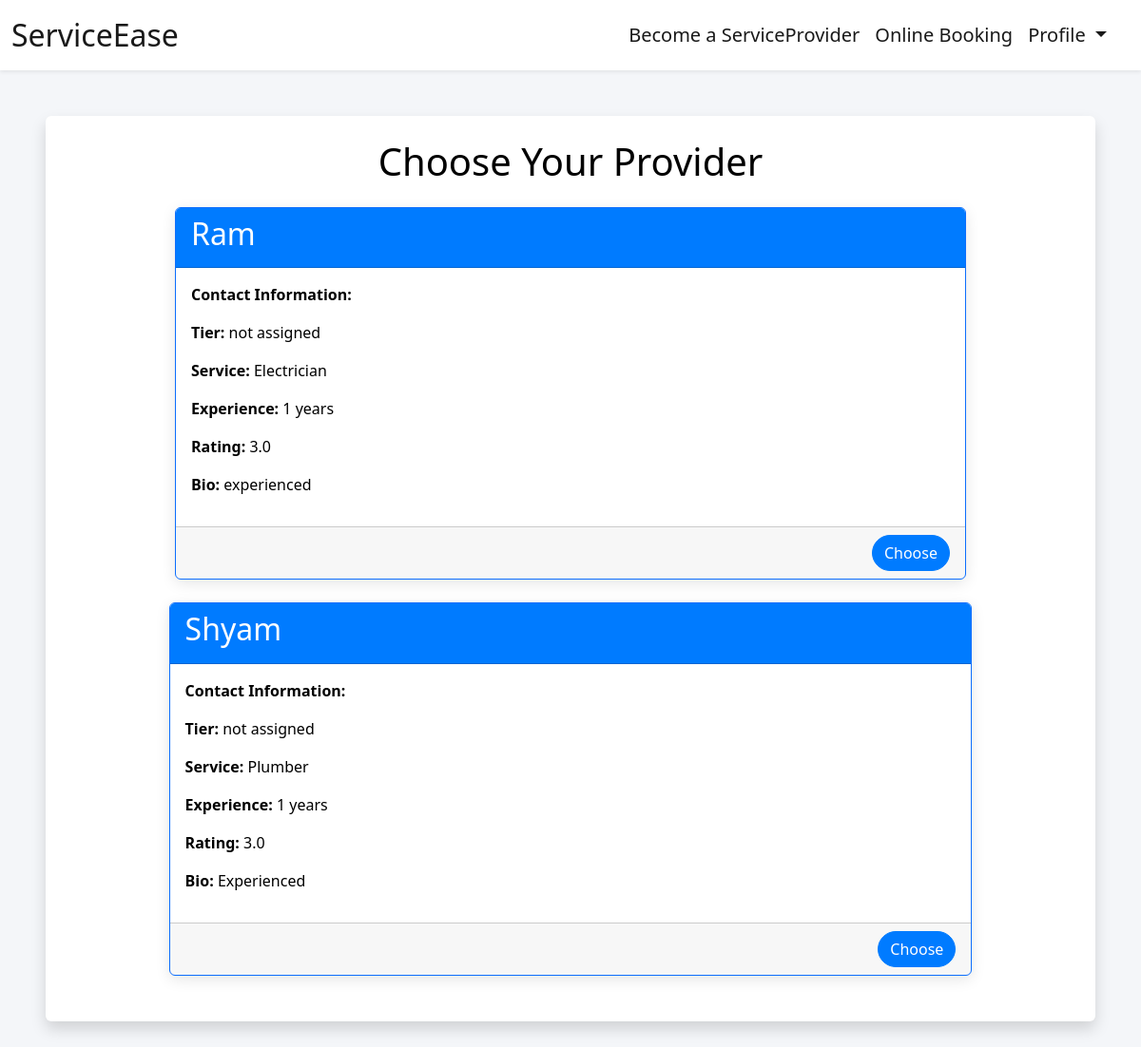
The app's page /booking/booking-submit (signed in), older data.
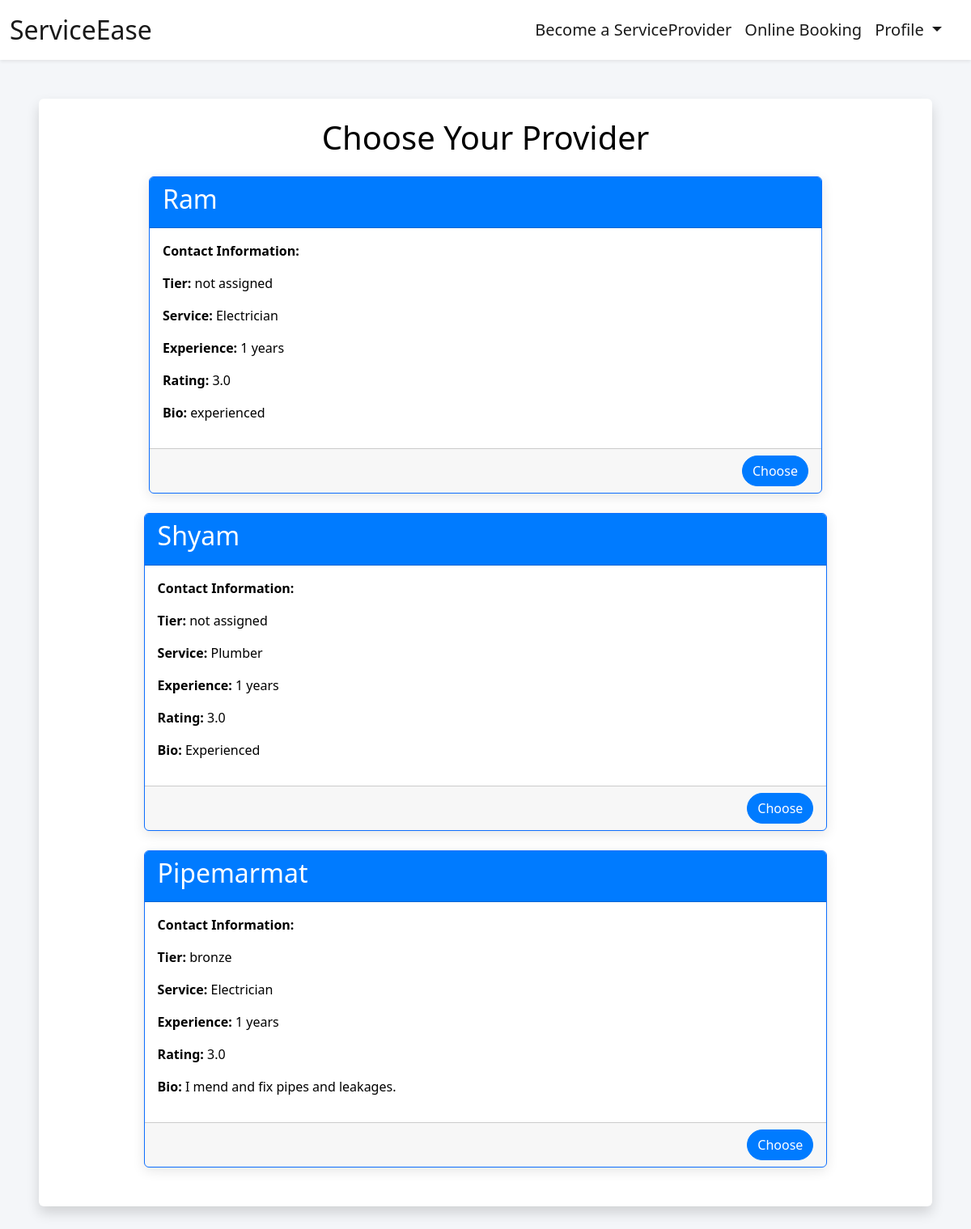
The same page, newer data.
### booking/models.py (models this page shows, shortened)
class Staff(models.Model):
    name = models.CharField(max_length=100)
    contact_number = models.CharField(max_length=100)
    inquiry_message = models.TextField(default="")
    assigned_user= models.CharField(max_length=100,default="")
    timestamp = models.DateTimeField(auto_now_add=True,
                                    auto_now=False,
                                    blank=True
                                     )
    tier = models.CharField(max_length=50,default="Not assigned")
    service = models.CharField(max_length=100)
    bio = models.TextField(default='')
    experience = models.IntegerField(default='1')
    rating = models.FloatField(default='3')
    TIER_CHOICES = [
        ('bronze', 'Bronze'),
        ('silver', 'Silver'),
        ('gold', 'Gold'),
    ]
    tier = models.CharField(max_length=10, choices=TIER_CHOICES, default='bronze')

### booking/views.py (the view, shortened to what this page needs)
# urls.py: path('booking-submit', views.bookingSubmit, name='bookingSubmit'),
def bookingSubmit(request):
    user = request.user
    times = [
        "3 PM", "3:30 PM", "4 PM", "4:30 PM", "5 PM", "5:30 PM", "6 PM", "6:30 PM", "7 PM", "7:30 PM"
    ]
    today = datetime.now()
    minDate = today.strftime('%Y-%m-%d')
    deltatime = today + timedelta(days=21)
    strdeltatime = deltatime.strftime('%Y-%m-%d')
    maxDate = strdeltatime
    day = request.session.get('day')
    service = request.session.get('service')
    staff_members = Staff.objects.all()
    return render(request, 'bookingSubmit.html', {
        'times': times, 'staff': staff_members
    })

### booking/templates/bookingSubmit.html (shortened to what this page needs)
{% extends 'layout.html' %}
{% load static %}
{% block body %}
{% if user.is_authenticated %}
<div class="shadow p-4 mb-5 bg-body rounded text-black m-5">
    <h1 class="text-center mb-4">Choose Your Provider</h1>
    <form method="post" action="{% url 'bookingSubmit' %}" class="me-2 ms-2" required>
        {% for staff_member in staff %}
        <div class="d-flex justify-content-center mb-4">
            <div class="card border-primary custom-card" style="width: 80%;">
                <div class="card-header d-flex justify-content-between align-items-center">
                    <h2>{{ staff_member.name }}</h2>
                </div>
                <div class="card-body">
                    <p><strong>Contact Information:</strong> {{ staff_member.contact_information }}</p>
                    <p><strong>Tier:</strong> {{ staff_member.tier }}</p>
                    <p><strong>Service:</strong> {{ staff_member.service }}</p>
                    <p><strong>Experience:</strong> {{ staff_member.experience }} years</p>
                    <p><strong>Rating:</strong> {{ staff_member.rating }}</p>
                    <p><strong>Bio:</strong> {{ staff_member.bio }}</p>
                </div>
                <div class="card-footer">
                    <form method="POST" action="{% url 'submit_staff_data' %}">
                        <button type="submit" class="btn btn-primary rounded-pill float-end">Choose</button>
                    </form>
                </div>
            </div>
        </div>
        {% endfor %}
    </form>
</div>
{% else %}
<div class="shadow p-4 mb-5 bg-body rounded text-black m-5">
    <h1 class="p-2 me-3">First Sign in!</h1>
    <a href="{% url 'login' %}" class="btn btn-primary text-white">Sign in</a>
</div>
{% endif %}
{% endblock %}

### booking/templates/layout.html (shortened to what this page needs)
{% load static %}
<!DOCTYPE html>
<html lang="en">
  <head>
    <link
      href="https://cdn.jsdelivr.net/npm/bootstrap@5.2.1/dist/css/bootstrap.min.css"
      rel="stylesheet"
    />
  </head>
  <body>
    <header>
      <nav class="navbar bg-white navbar-white navbar-expand-lg shadow-sm">
        <div class="container-fluid">
          <div class="d-flex justify-content-between w-100">
            <a
              class="navbar-brand cHover cGreen fs-2 me-auto"
              href="{% url 'booking' %}"
            >
              ServiceEase
            </a>
            <div class="collapse navbar-collapse" id="navbarSupportedContent">
              <ul class="navbar-nav mb-2 mb-lg-0 fs-5 ms-auto">
                <li class="nav-item">
                  <a
                    type="button"
                    class="nav-link active cHover"
                    href="{% url 'become-vendor' %}"
                    >Become a ServiceProvider</a
                  >
                </li>
                <li class="nav-item">
                  <a
                    type="button"
                    class="nav-link active cHover"
                    href="{% url 'booking' %}"
                    >Online Booking</a
                  >
                </li>
                {% if user.is_authenticated %}
                <li class="nav-item dropdown me-3 fs-5">
                  <a
                    class="nav-link active dropdown-toggle cHover"
                    href="#"
                    role="button"
                    data-bs-toggle="dropdown"
                    aria-expanded="false"
                  >
                    Profile
                  </a>
                </li>
                {% else %}
                <li class="nav-item me-3">
                  <a class="nav-link active cHover" href="{% url 'register' %}"
                    >Sign in/Sign Up</a
                  >
                </li>
                {% endif %}
              </ul>
            </div>
          </div>
        </div>
      </nav>
    </header>
    {% load static %} {% block body %}{% endblock %}
  </body>
</html>

### booking/templates/bookingSubmit.html (style rules this page uses)
body { background-color: #f4f6f9; }
.custom-card { transition: transform 0.3s, box-shadow 0.3s; box-shadow: 0 4px 15px rgba(0, 0, 0, 0.1); }
.card-header { background-color: #007bff; color: #ffffff; }
.btn-primary { background-color: #007bff; border-color: #007bff; border-radius: 20px; }

Row changes from the older to the newer data that the page shows:
added Staff: name "Pipemarmat", tier "bronze", service "Electrician", experience "1", rating "3.0", bio "I mend and fix pipes and leakages."
